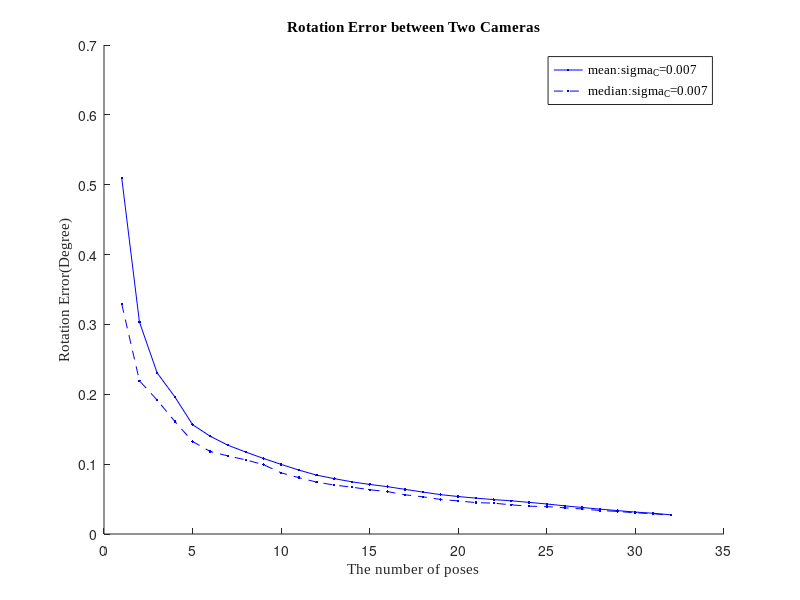
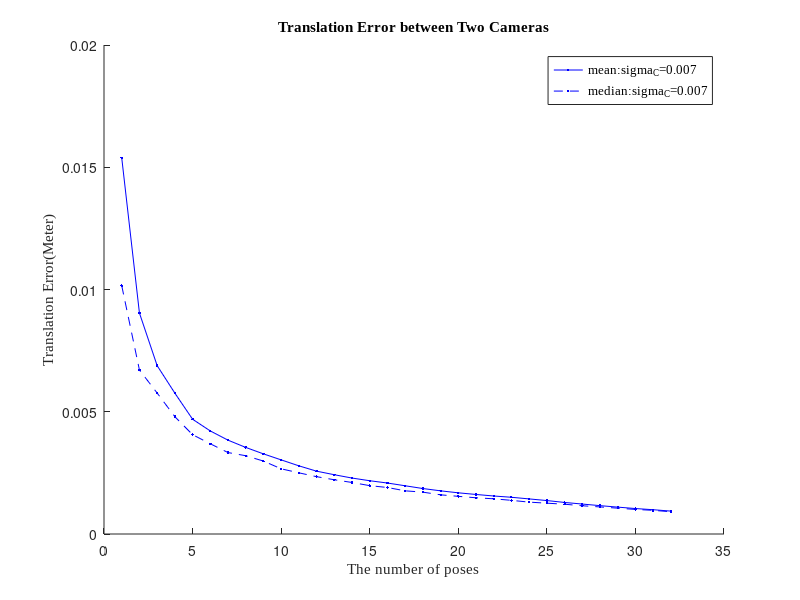

MATLAB code to generate these figures, in order:
figure;
title("Rotation Error between Two Cameras",'FontName','Times New Roman');
hold on;
load("simu_data/noise-0.007-result.mat");
plot(mean(aver_theta,1),'.-b');
hold on;
plot(median(aver_theta,1),'.--b');
ylabel("Rotation Error(Degree)",'FontName','Times New Roman');
xlabel("The number of poses",'fontname','times new roman');
legend("mean:\sigma_C=0.007","median:\sigma_C=0.007",'FontName','Times New Roman');
figure;
title("Translation Error between Two Cameras",'FontName','Times New Roman')
hold on;
load("simu_data/noise-0.007-result.mat");
plot(mean(aver_t_err,1),'.-b');
hold on;
plot(median(aver_t_err,1),'.--b');
ylabel("Translation Error(Meter)",'FontName','Times New Roman');
xlabel("The number of poses",'FontName','Times New Roman');
legend("mean:\sigma_C=0.007","median:\sigma_C=0.007",'FontName','Times New Roman');